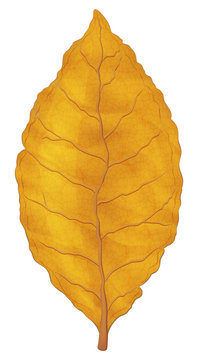
#> input picture lf.jpg, 198 x 360 px
$ python test.py
#> lines starting #> are read from the running program, lines starting #| are printed output that depends on the picture; after the words box and inside, x2 and y2 are one past the last pixel; in counts of white or black regions, pixels touching at a corner belong together
#import the necessary packages
import numpy as np
import cv2

#read the image
image = cv2.imread('lf.jpg')
#> image is the input picture: shape (360, 198, 3); mean B, G, R 144.6, 205.2, 238.6

#convert the image to grayscale
gray = cv2.cvtColor(image, cv2.COLOR_BGR2GRAY)
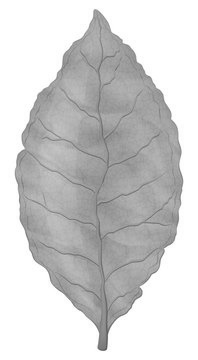
#> gray: shape (360, 198); min 80, max 255, mean 208.3

#apply Otsu's thresholding
ret, thresh = cv2.threshold(gray, 0, 255, cv2.THRESH_BINARY_INV + cv2.THRESH_OTSU)
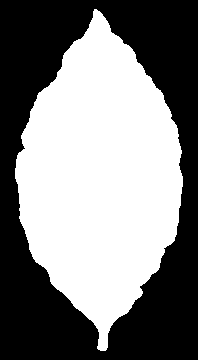
#> thresh: shape (360, 198); 50.2% white; 1 black region, box (x1, y1, x2, y2) and area: (0, 0, 198, 360) 35494
#> ret = 208

#apply morphological operations
kernel = np.ones((3,3), np.uint8)
opening = cv2.morphologyEx(thresh, cv2.MORPH_OPEN, kernel, iterations=2)
#> opening: shape (360, 198); 50.2% white; 1 black region, box (x1, y1, x2, y2) and area: (0, 0, 198, 360) 35531

#sure background area
sure_bg = cv2.dilate(opening, kernel, iterations=3)
#> sure_bg: shape (360, 198); 54.5% white; 1 black region, box (x1, y1, x2, y2) and area: (0, 0, 198, 360) 32417

#find sure foreground area
dist_transform = cv2.distanceTransform(opening, cv2.DIST_L2, 5)
ret, sure_fg = cv2.threshold(dist_transform, 0.7*dist_transform.max(), 255, 0)
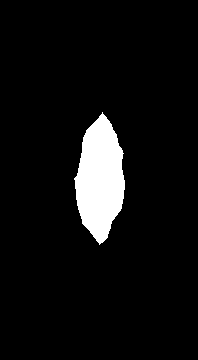
#> sure_fg: shape (360, 198) float32; 6.3% white; 1 white region, box (x1, y1, x2, y2) and area: (74, 112, 125, 245) 4511
#> ret = 57.81

#find unknown region
sure_fg = np.uint8(sure_fg)
unknown = cv2.subtract(sure_bg, sure_fg)
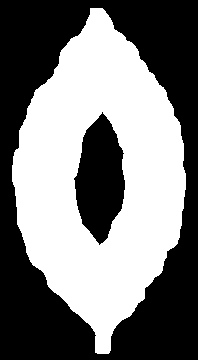
#> unknown: shape (360, 198); 48.2% white; 1 white region, box (x1, y1, x2, y2) and area: (12, 8, 186, 354) 34352

#apply connected components
ret, markers = cv2.connectedComponents(sure_fg)
#> ret = 2

#add one to all labels so that sure background is not 0, but 1
markers = markers+1

#mark the unknown region with 0
markers[unknown==255] = 0
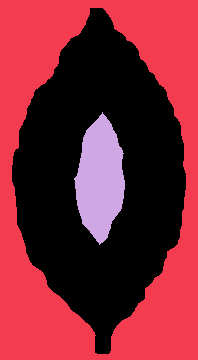
#> markers: shape (360, 198) int32; 3 distinct labels, from 0 to 2; one colour per label, 0 black

#apply watershed
markers = cv2.watershed(image, markers)
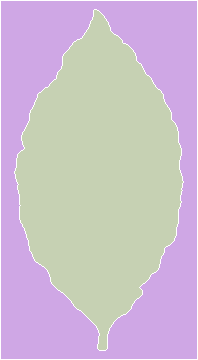
#> markers: shape (360, 198) int32; 3 distinct labels, from -1 to 2; one colour per label, 0 black, -1 white
image[markers == -1] = [255,0,0]
#> image: shape (360, 198, 3); 2.58% of pixels changed, all inside (x1, y1, x2, y2) = (0, 0, 198, 360)

hsv = cv2.cvtColor(image, cv2.COLOR_BGR2HSV)
#> hsv: shape (360, 198, 3); mean H, S, V 16.2, 113.3, 239.1
lower = np.array([26,97,100])
higher = np.array([255,255,255])
new_mask = cv2.inRange(hsv, lower, higher)
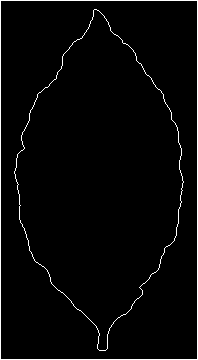
#> new_mask: shape (360, 198); 2.6% white in thin lines or dots

ccs, hrc = cv2.findContours(new_mask, cv2.RETR_EXTERNAL, cv2.CHAIN_APPROX_NONE)
#> ccs = 1 contour; box (x1, y1, x2, y2) and area: (0, 0, 198, 360) 70723; hrc = [[-1, -1, -1, -1]]
if len(ccs) != 0:
    print("Length of contours =>",len(ccs))
#| Length of contours => 1
    for c in ccs:
        if cv2.contourArea(c) > 500:
            print("Contour Area =>",cv2.contourArea(c))
            x,y,w,h = cv2.boundingRect(c)
            print(x,y,w,h)
#> this loop made 1 pass
#| Contour Area => 70723.0
#| 0 0 198 360

#display the segmented image
cv2.imshow('segmented image', image)
cv2.imshow('tested image', new_mask)
cv2.waitKey(0)
cv2.destroyAllWindows()

$ run again, with car.jpg copied over lf.jpg
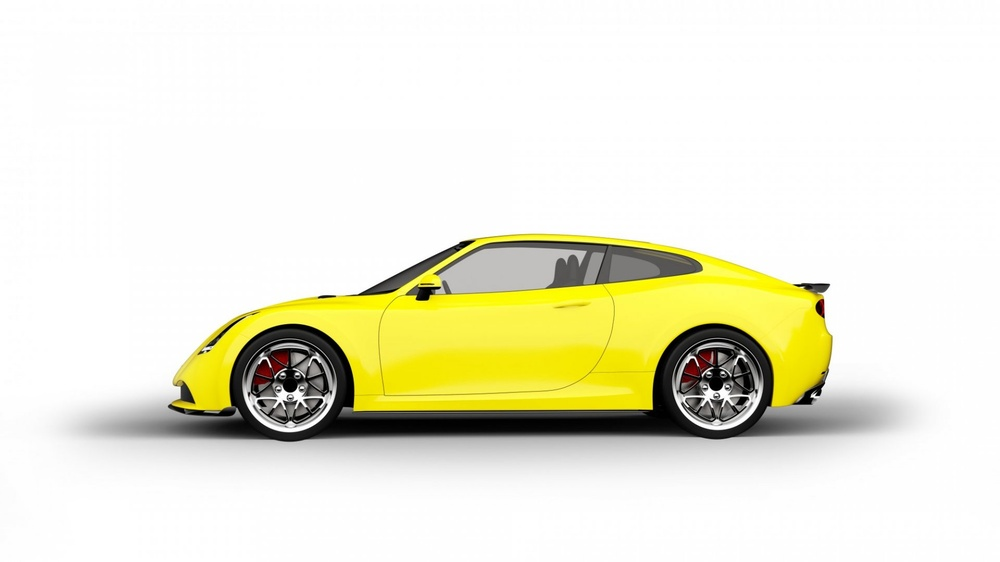
#> input picture car.jpg, 1000 x 562 px, shrunk from 1920 x 1080 before the run
#> image is the input picture: shape (562, 1000, 3); mean B, G, R 213.9, 234.7, 235.8
#> thresh: shape (562, 1000); 7.3% white; 46 white regions (31 under 20 px), largest, box (x1, y1, x2, y2) and area: (136, 323, 847, 442) 30195, (434, 240, 703, 289) 5372, (346, 240, 476, 296) 1254
#> `ret, thresh = cv2.threshold(gray, 0, 255, cv2.THRESH_BINARY_INV + cv2...`: ret = 151
#> opening: shape (562, 1000); 6.9% white; 14 white regions, largest, box (x1, y1, x2, y2) and area: (139, 323, 845, 442) 29535, (484, 240, 702, 288) 4955, (363, 241, 468, 296) 1197
#> sure_bg: shape (562, 1000); 9.5% white; 6 white regions, box (x1, y1, x2, y2) and area: (136, 320, 848, 445) 41809, (481, 237, 705, 291) 7007, (360, 238, 471, 304) 2731, (801, 280, 831, 318) 737, (796, 374, 828, 408) 701, (442, 285, 453, 298) 143
#> `ret, sure_fg = cv2.threshold(dist_transform, 0.7*dist_transform.max(),..`: ret = 12.88
#> `ret, markers = cv2.connectedComponents(sure_fg)`: ret = 5
#> `markers = cv2.watershed(image, markers)`:
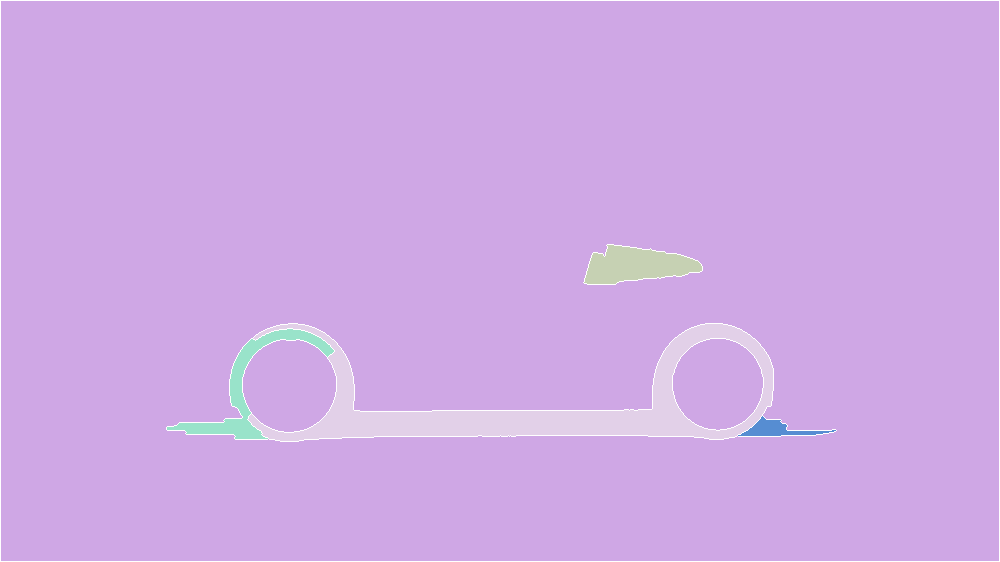
#> markers: shape (562, 1000) int32; 6 distinct labels, from -1 to 5; one colour per label, 0 black, -1 white
#> image: shape (562, 1000, 3); 1.01% of pixels changed, all inside (x1, y1, x2, y2) = (0, 0, 1000, 562)
#> hsv: shape (562, 1000, 3); mean H, S, V 7.3, 27.5, 236.5
#> `new_mask = cv2.inRange(hsv, lower, higher)`:
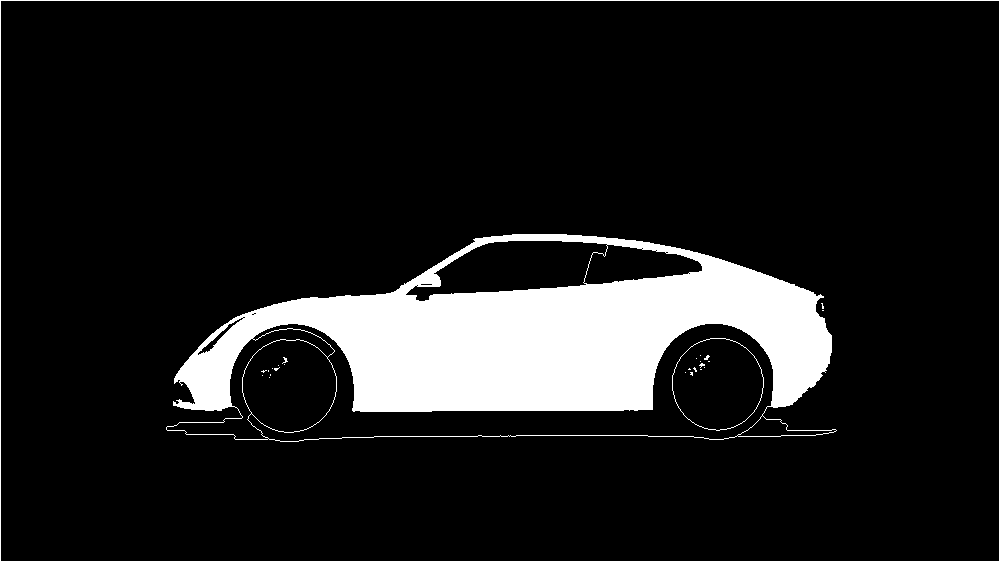
#> new_mask: shape (562, 1000); 11.6% white; 27 white regions (24 under 20 px)
#> ccs = 1 contour; box (x1, y1, x2, y2) and area: (0, 0, 1000, 562) 560439; hrc = [[-1, -1, -1, -1]]
#| Length of contours => 1
#> the loop `for c in ccs:` made 1 pass
#> (printed output is left out)

$ run again, with leaf.jpg copied over lf.jpg
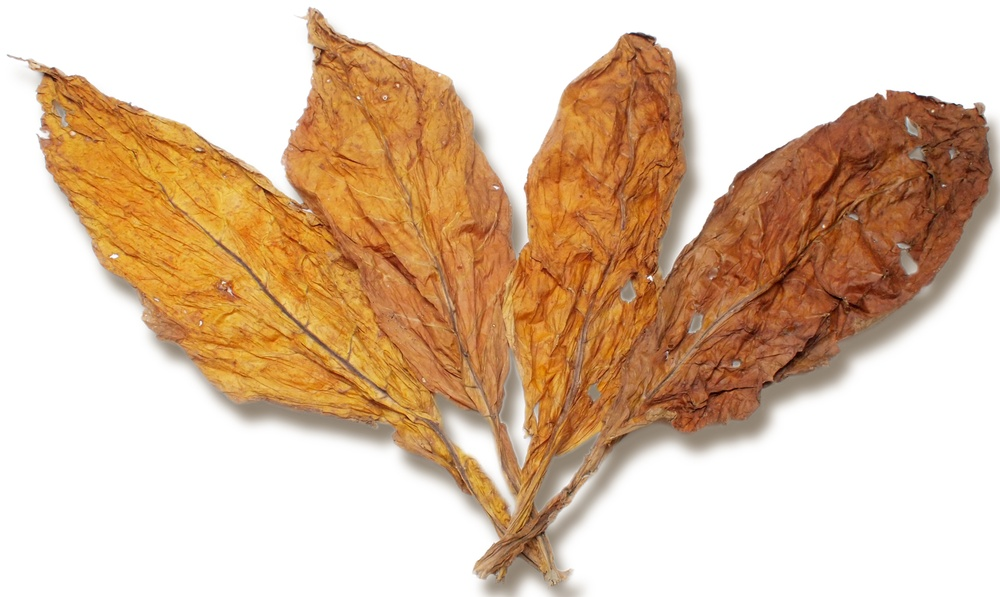
#> input picture leaf.jpg, 1000 x 597 px, shrunk from 2315 x 1381 before the run
#> image is the input picture: shape (597, 1000, 3); mean B, G, R 164.1, 190.9, 220
#> thresh: shape (597, 1000); 46.8% white; 5 white regions (4 under 20 px), largest, box (x1, y1, x2, y2) and area: (7, 8, 1000, 597) 279199
#> `ret, thresh = cv2.threshold(gray, 0, 255, cv2.THRESH_BINARY_INV + cv2...`: ret = 192
#> opening: shape (597, 1000); 46.6% white; 1 white region, box (x1, y1, x2, y2) and area: (37, 11, 1000, 597) 278118
#> sure_bg: shape (597, 1000); 49.4% white; 1 white region, box (x1, y1, x2, y2) and area: (34, 8, 1000, 597) 294785
#> `ret, sure_fg = cv2.threshold(dist_transform, 0.7*dist_transform.max(),..`: ret = 58.32
#> unknown: shape (597, 1000); 47.3% white; 1 white region, box (x1, y1, x2, y2) and area: (34, 8, 1000, 597) 282104
#> `ret, markers = cv2.connectedComponents(sure_fg)`: ret = 5
#> image: shape (597, 1000, 3); 1.11% of pixels changed, all inside (x1, y1, x2, y2) = (0, 0, 1000, 597)
#> hsv: shape (597, 1000, 3); mean H, S, V 10.2, 79.6, 220.6
#> `new_mask = cv2.inRange(hsv, lower, higher)`:
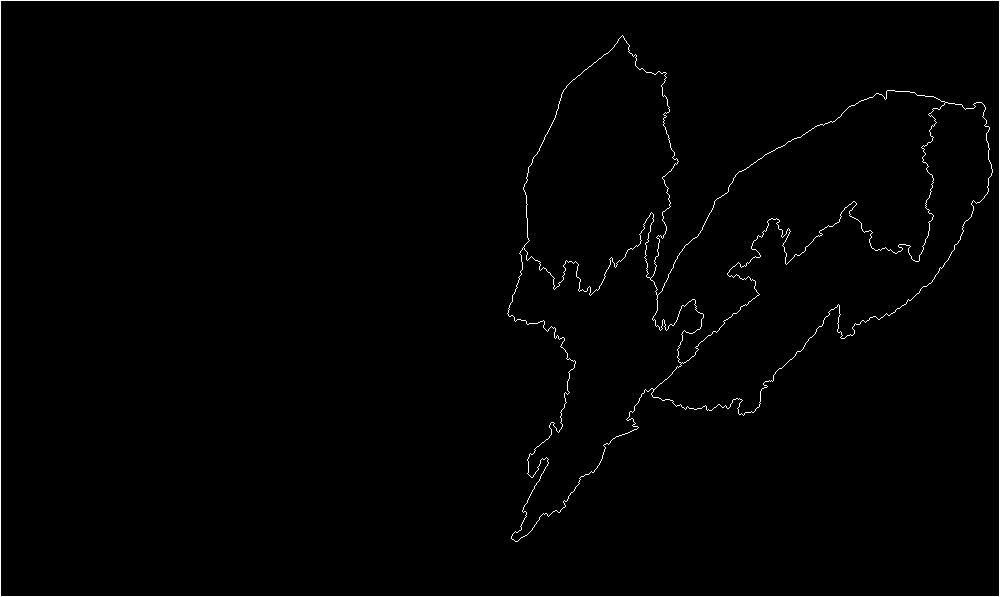
#> new_mask: shape (597, 1000); 1.1% white in thin lines or dots
#> ccs = 1 contour; box (x1, y1, x2, y2) and area: (0, 0, 1000, 597) 595404; hrc = [[-1, -1, -1, -1]]
#| Length of contours => 1
#> the loop `for c in ccs:` made 1 pass
#> (printed output is left out)
